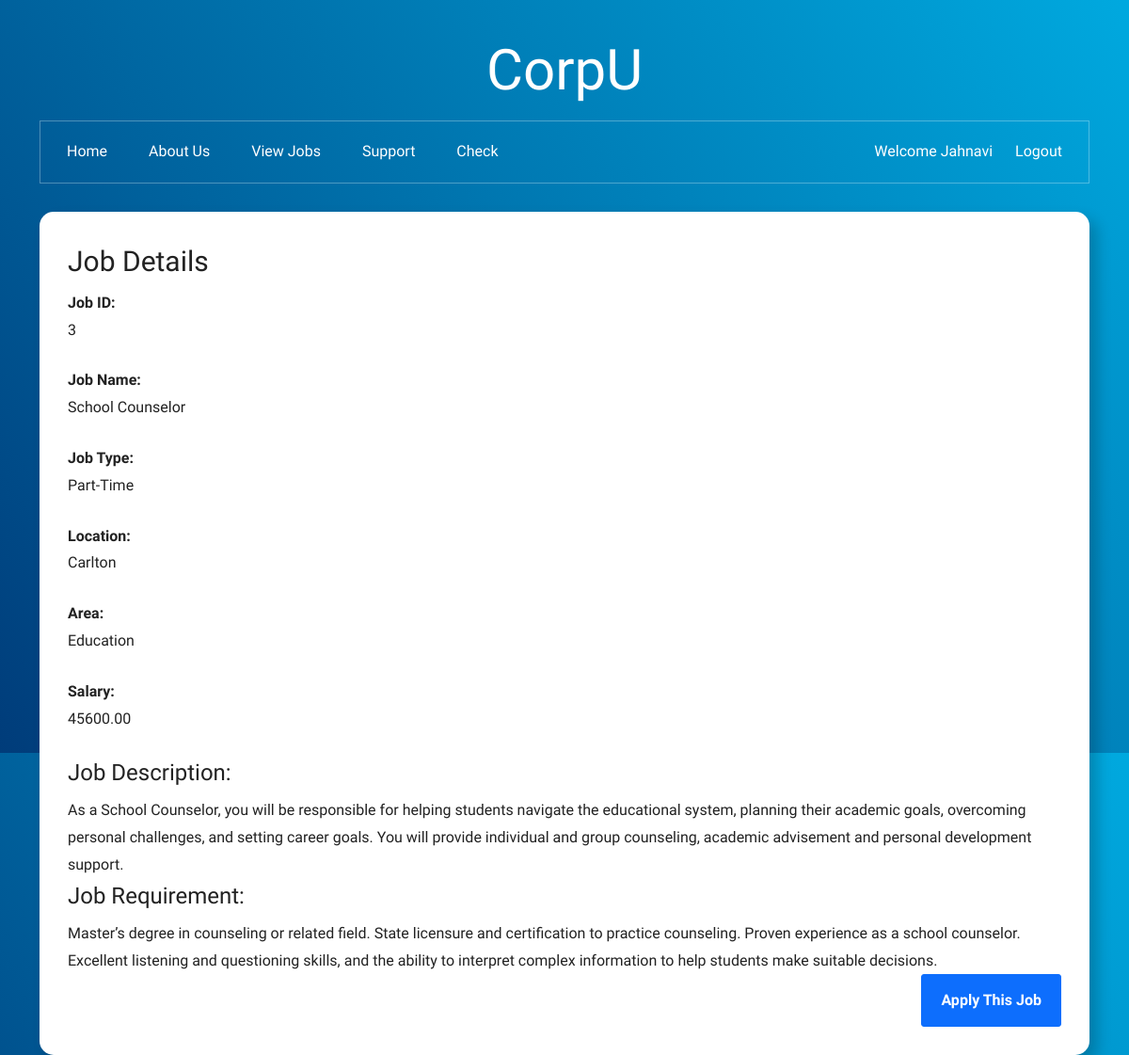
The page /job_detail.php?jobID=3 (signed in) on the database its author committed.
### tables this page shows
CREATE TABLE `jobs` (
  `jobID` int(11) NOT NULL,
  `name` varchar(255) DEFAULT NULL,
  `job_type` enum('Casual','Part-Time') DEFAULT NULL,
  `location` varchar(255) DEFAULT NULL,
  `area` enum('Business','Design','Education','Engineering','Health','Information Technology','Law','Media and Communication','Nursing','Psychology','Science') DEFAULT NULL,
  `salary` decimal(10,2) DEFAULT NULL,
  `job_des` text DEFAULT NULL,
  `job_req` text DEFAULT NULL
);

### job_detail.php (the view, shortened to what this page needs)
<!DOCTYPE html>
<html lang="en">
<head>
<link rel="stylesheet" href="https://cdnjs.cloudflare.com/ajax/libs/font-awesome/6.0.0/css/all.min.css" />
<link href="https://cdn.jsdelivr.net/npm/bootstrap@5.1.3/dist/css/bootstrap.min.css" rel="stylesheet" />
<link href="css/style.css" rel="stylesheet">
</head>
<body>
<header>
<?php include 'header.inc'?>
<?php include 'settings.php'?>
<?php
$conn = @mysqli_connect($host,
$user,
$pwd,
$sql_db
);
$jobID = isset($_GET['jobID']) ? $_GET['jobID'] : '';
$stmt = $conn->prepare("SELECT * FROM jobs WHERE jobID = ?");
$stmt->bind_param('i', $jobID);
$stmt->execute();
$result = $stmt->get_result();
if ($result->num_rows > 0) {
	$job = $result->fetch_assoc();
} else {
	die("No job found with the provided ID");
}
?>
</header>
<section class="body-section">
<div class="container">
	<div class="row">
		<div class="col-12">
			<div class="bg-white shadow block">
                <h3>Job Details</h3>
                <p><strong>Job ID:</strong><br><?php echo $job['jobID']; ?></p>
                <p><strong>Job Name:</strong><br><?php echo $job['name']; ?></p>
                <p><strong>Job Type:</strong><br><?php echo $job['job_type']; ?></p>
                <p><strong>Location:</strong><br><?php echo $job['location']; ?></p>
                <p><strong>Area:</strong><br><?php echo $job['area']; ?></p>
                <p><strong>Salary:</strong><br><?php echo $job['salary']; ?></p>
                <h4>Job Description:</h4><?php echo nl2br($job['job_des']); ?>
                <h4>Job Requirement:</h4><?php echo nl2br($job['job_req']); ?>
				<div style="text-align:right"><a href="job_apply.php?jobID=<?php echo $job['jobID']; ?>" class="btn btn-signin btn-primary">Apply This Job</a></div>
			</div>
		</div>
	</div>
</div>
</section>
</body>
</html>

### css/style.css (style rules this page uses)
html { scroll-behavior:smooth; }
body { background: rgb(0,169,223); background: linear-gradient(232deg, rgba(0,169,223,1) 0%, rgba(0,60,122,1) 100%); color:#222; font-family: Rufina, sans-serif; font-size:16px; font-weight:400; line-height:1.8; }
body, html { height:100%; }
*, *:focus { outline:none !important; }
a { color:#000; }
p { margin-bottom:25px; }
.container { max-width:1140px; }
.btn { border-radius:3px; color:#fff; -moz-transition: all 0.3s ease-in; -webkit-transition: all 0.3s ease-in; -o-transition: all 0.3s ease-in; transition: all 0.3s ease-in; text-decoration:none !important; font-size:16px; font-weight:700; padding:15px 20px; }
.shadow { box-shadow:8px 8px 15px rgba(0,0,0,0.2) !important; }
h3 { font-size:30px; line-height:1.5; }
h4 { font-size:24px; line-height:1.5; }
header { color:#fff; margin:30px 0px; }
.body-section { margin-bottom:30px; }
.block { border-radius:15px; padding:30px; }

### rows shown on the page
jobs: jobID "3", name "School Counselor", job_type "Part-Time", location "Carlton", area "Education", salary "45600.00", job_des "As a School Counselor, you will be responsible for helping students navigate the educational system, planning their academic goals, overcoming personal challenges, and setting career goals. You will provide individual and group counseling, academic advisement and personal development support.", job_req "Master’s degree in counseling or related field. State licensure and certification to practice counseling. Proven experience as a school counselor. Excellent listening and questioning skills, and the ability to interpret complex information to help students make suitable decisions."

### other values the page prints
$firstname "Jahnavi"
